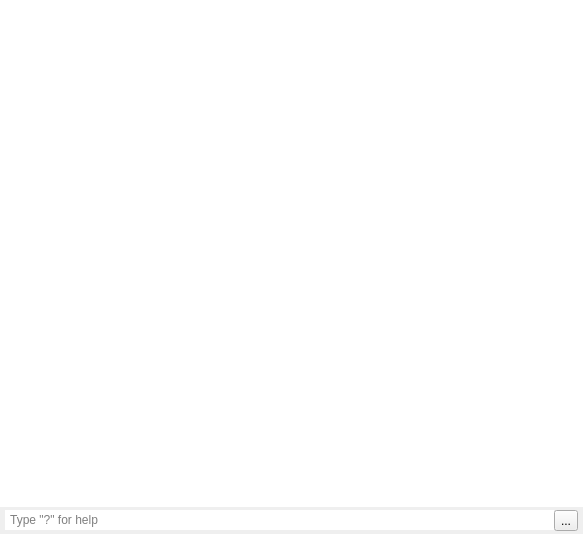
<?xml version="1.0" encoding="UTF-8"?>
<ui version="4.0">
 <class>ConsoleWidget</class>
 <widget class="QWidget" name="ConsoleWidget">
  <property name="geometry">
   <rect>
    <x>0</x>
    <y>0</y>
    <width>583</width>
    <height>534</height>
   </rect>
  </property>
  <property name="windowTitle">
   <string>Form</string>
  </property>
  <layout class="QVBoxLayout" name="verticalLayout">
   <property name="spacing">
    <number>0</number>
   </property>
   <property name="leftMargin">
    <number>0</number>
   </property>
   <property name="topMargin">
    <number>0</number>
   </property>
   <property name="rightMargin">
    <number>0</number>
   </property>
   <property name="bottomMargin">
    <number>0</number>
   </property>
   <item>
    <widget class="QPlainTextEdit" name="outputTextEdit">
     <property name="sizePolicy">
      <sizepolicy hsizetype="Expanding" vsizetype="Expanding">
       <horstretch>0</horstretch>
       <verstretch>0</verstretch>
      </sizepolicy>
     </property>
     <property name="font">
      <font>
       <family>Monaco</family>
       <pointsize>11</pointsize>
      </font>
     </property>
     <property name="frameShape">
      <enum>QFrame::NoFrame</enum>
     </property>
     <property name="lineWidth">
      <number>0</number>
     </property>
     <property name="undoRedoEnabled">
      <bool>false</bool>
     </property>
     <property name="readOnly">
      <bool>true</bool>
     </property>
     <property name="plainText">
      <string/>
     </property>
    </widget>
   </item>
   <item>
    <layout class="QHBoxLayout" name="horizontalLayout">
     <property name="spacing">
      <number>0</number>
     </property>
     <property name="leftMargin">
      <number>5</number>
     </property>
     <property name="topMargin">
      <number>3</number>
     </property>
     <property name="rightMargin">
      <number>5</number>
     </property>
     <property name="bottomMargin">
      <number>3</number>
     </property>
     <item>
      <widget class="QLineEdit" name="inputLineEdit">
       <property name="frame">
        <bool>false</bool>
       </property>
       <property name="placeholderText">
        <string> Type &quot;?&quot; for help</string>
       </property>
       <property name="clearButtonEnabled">
        <bool>true</bool>
       </property>
      </widget>
     </item>
     <item>
      <widget class="QToolButton" name="execButton">
       <property name="toolTip">
        <string>Execute command</string>
       </property>
       <property name="text">
        <string>...</string>
       </property>
       <property name="icon">
        <iconset resource="../resources.qrc">
         <normaloff>:/img/icons/play.svg</normaloff>:/img/icons/play.svg</iconset>
       </property>
      </widget>
     </item>
    </layout>
   </item>
  </layout>
 </widget>
 <resources>
  <include location="../resources.qrc"/>
 </resources>
 <connections/>
</ui>
